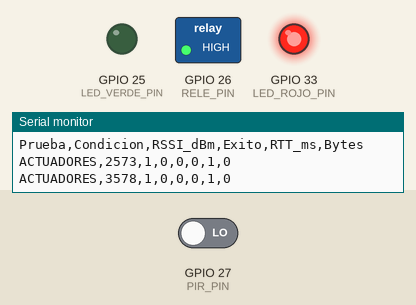
This sketch was run on a simulated ESP32. On the bench: switched loads named in the sketch (green lamp = pin HIGH), output pins drawn as LEDs (lit = HIGH), the last lines printed to the serial monitor. Inputs (shaded band) come from the test bench; at power-on: GPIO 27 (PIR_PIN) LOW. WiFi joins after 1.5 s; servers stay silent unless stated; the local clock reads 2024-03-15 10:24:30 at power-on unless the sketch sets it; no MQTT or app messages arrive unless stated.

Above: at 3.7 s.
3.8 s: GPIO 27 (PIR_PIN) driven HIGH
At 5.1 s:
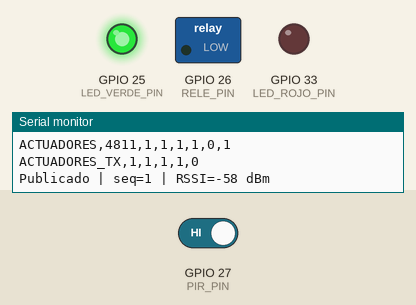
Timing chart, 0 to 6.8 s (numbered marks = the images above; inputs shaded):
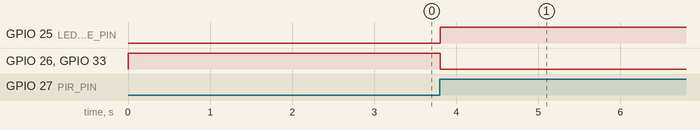

The sketch:

experiment_b_rssi.ino
```cpp
#include <WiFi.h>
// AGREGADO: RELE Y LEDS - tarea independiente del envio de datos.
#include <freertos/FreeRTOS.h>
#include <freertos/task.h>

#include <PubSubClient.h>
#include <time.h>

const char* NODE_ID = "ESP32_LUZ_01";

const int PIR_PIN = 27;

// =======================================================
// AGREGADO: RELE Y LEDS - CONFIGURACION Y CONTROL LOCAL
// Se conserva el programa original completo debajo.
// Primera nueva deteccion: rele ON, verde ON, rojo OFF.
// Siguiente nueva deteccion: rele OFF, verde OFF, rojo ON.
// Se mantiene el estado entre detecciones. Reiniciar restablece OFF.
// =======================================================

const int RELE_PIN = 26;
const int LED_VERDE_PIN = 25;
const int LED_ROJO_PIN = 33;

// true: modulo activado con LOW. false: activado con HIGH.
// Usar modulo con entrada IN compatible con logica de 3.3 V.
const bool RELE_ACTIVO_BAJO = true;
const unsigned long INTERVALO_ACTUADORES_MS = 20;

portMUX_TYPE mutexActuadores = portMUX_INITIALIZER_UNLOCKED;
int pirActuador = 0;
int releActuador = 0;
int verdeActuador = 0;
int rojoActuador = 1;
unsigned long cambiosActuador = 0;

// Instantanea que corresponde al JSON de una transmision.
int releMuestra = 0;
int verdeMuestra = 0;
int rojoMuestra = 1;

int nivelElectricoRele(int encendido) {

  if (RELE_ACTIVO_BAJO) {
    return encendido ? LOW : HIGH;
  }

  return encendido ? HIGH : LOW;
}

void leerActuadores(
  int& pir,
  int& rele,
  int& verde,
  int& rojo,
  unsigned long& cambios
) {

  // Copiar juntos los estados de la ultima actualizacion.
  portENTER_CRITICAL(&mutexActuadores);
  pir = pirActuador;
  rele = releActuador;
  verde = verdeActuador;
  rojo = rojoActuador;
  cambios = cambiosActuador;
  portEXIT_CRITICAL(&mutexActuadores);
}

void tareaActuadores(void* parametro) {

  (void)parametro;
  TickType_t ultimaEjecucion = xTaskGetTickCount();
  int releAnterior = 0;

  // AGREGADO: estado mantenido entre detecciones, mientras haya alimentacion.
  int estadoGuardado = 0;

  // Si arranca con el PIR activo, esperar a LOW antes de otra deteccion.
  int pirAnterior = digitalRead(PIR_PIN) == HIGH ? 1 : 0;
  unsigned long cambios = 0;

  for (;;) {

    int pir = digitalRead(PIR_PIN) == HIGH ? 1 : 0;
    // AGREGADO: alternar solo con una nueva deteccion (flanco 0 -> 1).
    // Un HIGH sostenido cuenta una vez; volver a LOW conserva el estado.
    if (pir == 1 && pirAnterior == 0) {
      estadoGuardado = estadoGuardado ? 0 : 1;
    }

    pirAnterior = pir;

    // El rele y ambos LED representan el estado guardado.
    int rele = estadoGuardado;
    int verde = rele;
    int rojo = rele ? 0 : 1;

    digitalWrite(RELE_PIN, nivelElectricoRele(rele));
    digitalWrite(LED_VERDE_PIN, verde ? HIGH : LOW);
    digitalWrite(LED_ROJO_PIN, rojo ? HIGH : LOW);

    if (rele != releAnterior) {
      cambios++;
      releAnterior = rele;
    }

    portENTER_CRITICAL(&mutexActuadores);
    pirActuador = pir;
    releActuador = rele;
    verdeActuador = verde;
    rojoActuador = rojo;
    cambiosActuador = cambios;
    portEXIT_CRITICAL(&mutexActuadores);

    // Esta tarea sigue funcionando durante HTTP, esperas y cortes Wi-Fi.
    // No modifica los periodos ni los contadores del experimento original.
    vTaskDelayUntil(
      &ultimaEjecucion,
      pdMS_TO_TICKS(INTERVALO_ACTUADORES_MS)
    );
  }
}

void iniciarActuadores() {

  // Estado inicial OFF; despues cada nueva deteccion alterna ON/OFF.
  digitalWrite(RELE_PIN, nivelElectricoRele(0));
  pinMode(RELE_PIN, OUTPUT);
  digitalWrite(RELE_PIN, nivelElectricoRele(0));

  pinMode(LED_VERDE_PIN, OUTPUT);
  pinMode(LED_ROJO_PIN, OUTPUT);
  digitalWrite(LED_VERDE_PIN, LOW);
  digitalWrite(LED_ROJO_PIN, HIGH);

  pinMode(PIR_PIN, INPUT);

  if (
    xTaskCreate(
      tareaActuadores,
      "rele_leds",
      2048,
      nullptr,
      2,
      nullptr
    ) != pdPASS
  ) {

    Serial.println("ERROR: no se pudo iniciar el control de rele y LEDs.");
    // Mantener OFF si no se pudo crear la tarea.
    for (;;) {
      delay(1000);
    }
  }

  Serial.println("RELE GPIO26 | VERDE GPIO25 | ROJO GPIO33");
  Serial.println("ACTUADORES,Millis,WiFi,PIR,Rele,LED_verde,LED_rojo,Cambios");
  Serial.println("ACTUADORES_TX,Secuencia,PIR,Rele,LED_verde,LED_rojo");
}

void mostrarActuadores() {

  static unsigned long ultimaImpresion = 0;
  static int releAnterior = -1;
  static int wifiAnterior = -1;

  int pir, rele, verde, rojo;
  unsigned long cambios;
  leerActuadores(pir, rele, verde, rojo, cambios);

  int wifi = WiFi.status() == WL_CONNECTED ? 1 : 0;

  if (
    rele != releAnterior ||
    wifi != wifiAnterior ||
    millis() - ultimaImpresion >= 1000
  ) {

    ultimaImpresion = millis();
    releAnterior = rele;
    wifiAnterior = wifi;

    Serial.printf(
      "ACTUADORES,%lu,%d,%d,%d,%d,%d,%lu\n",
      ultimaImpresion,
      wifi,
      pir,
      rele,
      verde,
      rojo,
      cambios
    );
  }
}

void capturarActuadoresParaJson(int& pir, int& luz) {

  unsigned long cambios;
  leerActuadores(pir, releMuestra, verdeMuestra, rojoMuestra, cambios);

  // "luz" ahora corresponde a la orden fisica del rele.
  // No es realimentacion del contacto mecanico ni de una lampara.
  luz = releMuestra;
}

void mostrarActuadoresTransmitidos(unsigned long seq, int pir) {

  Serial.printf(
    "ACTUADORES_TX,%lu,%d,%d,%d,%d\n",
    seq,
    pir,
    releMuestra,
    verdeMuestra,
    rojoMuestra
  );
}

// FIN AGREGADO: RELE Y LEDS


// =====================================================
// WIFI
// =====================================================

// Pon EXACTAMENTE el mismo nombre que ya te funcionó.
// Respeta espacios.
const char* ssid = "CONFIGURAR_EN_EQUIPO_LOCAL";
const char* password = "CONFIGURAR_EN_EQUIPO_LOCAL";

// =====================================================
// MQTT
// =====================================================

const char* MQTT_BROKER = "IP_BROKER_LOCAL";
const int MQTT_PORT = 1883;

const char* TOPIC_TELEMETRY =
  "telecom/lab1/ESP32_LUZ_01/telemetry";

const char* TOPIC_ACK =
  "telecom/lab1/ESP32_LUZ_01/ack";

// =====================================================
// EXPERIMENTO B
// =====================================================

// PRIMERA VEZ:
const char* CONDICION = "LEJOS";

// Cuando acabes las 30 de CERCA,
// cambia solamente a:
// const char* CONDICION = "LEJOS";

const int NUM_PRUEBAS = 30;
const unsigned long PERIODO_MS = 5000;
const unsigned long TIMEOUT_ACK = 3000;

// =====================================================
// OBJETOS
// =====================================================

WiFiClient wifiClient;
PubSubClient mqttClient(wifiClient);

// =====================================================
// VARIABLES
// =====================================================

int estadoPIR = 0;
int estadoLuz = 0;

unsigned long secuencia = 0;
unsigned long ultimoEnvio = 0;

int pruebas = 0;
int exitos = 0;

bool esperandoACK = false;
bool terminado = false;

unsigned long inicioACK = 0;
unsigned long seqPendiente = 0;

int rssiPendiente = 0;
int bytesPendiente = 0;

// =====================================================
// WIFI
// =====================================================

bool conectarWiFi() {

  Serial.println("Conectando Wi-Fi...");
  Serial.print("SSID: ");
  Serial.println(ssid);

  WiFi.mode(WIFI_STA);
  WiFi.begin(ssid, password);

  unsigned long inicio = millis();

  while (
    WiFi.status() != WL_CONNECTED &&
    millis() - inicio < 20000
  ) {
    Serial.print(".");
    delay(500);
  }

  Serial.println();

  if (WiFi.status() == WL_CONNECTED) {

    Serial.println("WIFI CONECTADO");

    Serial.print("IP ESP32: ");
    Serial.println(WiFi.localIP());

    Serial.print("RSSI inicial: ");
    Serial.print(WiFi.RSSI());
    Serial.println(" dBm");

    return true;
  }

  Serial.println("ERROR WIFI");
  return false;
}

// =====================================================
// TIMESTAMP
// =====================================================

unsigned long obtenerTimestamp() {

  time_t ahora;
  time(&ahora);

  if (ahora < 100000)
    return 0;

  return (unsigned long)ahora;
}

// =====================================================
// CREAR JSON
// =====================================================

String crearJson() {

  secuencia++;

  estadoPIR = digitalRead(PIR_PIN);
  estadoLuz = estadoPIR;

  // AGREGADO: RELE Y LEDS - capturar la ultima orden fisica completa.
  capturarActuadoresParaJson(estadoPIR, estadoLuz);

  String json;

  json += "{";

  json += "\"node_id\":\"";
  json += NODE_ID;
  json += "\",";

  json += "\"seq\":";
  json += secuencia;
  json += ",";

  json += "\"timestamp\":";
  json += obtenerTimestamp();
  json += ",";

  json += "\"value\":";
  json += estadoPIR;
  json += ",";

  json += "\"luz\":";
  json += estadoLuz;
  json += ",";

  json += "\"rssi\":";
  json += WiFi.RSSI();
  json += ",";

  json += "\"uptime_ms\":";
  json += millis();


  // AGREGADO: RELE Y LEDS - campos de la misma muestra del PIR.
  json += ",\"rele\":";
  json += releMuestra;
  json += ",\"led_verde\":";
  json += verdeMuestra;
  json += ",\"led_rojo\":";
  json += rojoMuestra;
  // FIN AGREGADO: RELE Y LEDS

  json += "}";

  // AGREGADO: relacionar los estados con la secuencia original.
  mostrarActuadoresTransmitidos(secuencia, estadoPIR);

  return json;
}

// =====================================================
// CALLBACK ACK
// =====================================================

void callbackMQTT(
  char* topic,
  byte* payload,
  unsigned int length
) {

  String mensaje = "";

  for (unsigned int i = 0; i < length; i++) {
    mensaje += (char)payload[i];
  }

  int pos = mensaje.indexOf("\"seq\":");

  if (pos < 0)
    return;

  unsigned long seqACK =
    mensaje.substring(pos + 6).toInt();

  if (
    esperandoACK &&
    seqACK == seqPendiente
  ) {

    unsigned long rtt =
      millis() - inicioACK;

    esperandoACK = false;
    exitos++;

    Serial.print("ACK recibido | seq=");
    Serial.print(seqACK);

    Serial.print(" | RTT=");
    Serial.print(rtt);
    Serial.println(" ms");

    // CSV
    Serial.print("CSV,");
    Serial.print(pruebas);
    Serial.print(",");
    Serial.print(CONDICION);
    Serial.print(",");
    Serial.print(rssiPendiente);
    Serial.print(",");
    Serial.print(1);
    Serial.print(",");
    Serial.print(rtt);
    Serial.print(",");
    Serial.println(bytesPendiente);

    Serial.print("Progreso: ");
    Serial.print(pruebas);
    Serial.print("/");
    Serial.println(NUM_PRUEBAS);
  }
}

// =====================================================
// MQTT
// =====================================================

bool conectarMQTT() {

  if (mqttClient.connected())
    return true;

  String clientId =
    String(NODE_ID) + "_" +
    String((uint32_t)ESP.getEfuseMac(), HEX);

  Serial.println("Conectando MQTT...");

  if (mqttClient.connect(clientId.c_str())) {

    Serial.println("MQTT CONECTADO");

    mqttClient.subscribe(TOPIC_ACK);

    return true;
  }

  Serial.print("Error MQTT: ");
  Serial.println(mqttClient.state());

  return false;
}

// =====================================================
// RESULTADO FINAL
// =====================================================

void resultadoFinal() {

  float entrega =
    ((float)exitos / NUM_PRUEBAS) * 100.0;

  int perdidos =
    NUM_PRUEBAS - exitos;

  Serial.println();
  Serial.println("==============================");
  Serial.println(" EXPERIMENTO B TERMINADO");
  Serial.println("==============================");

  Serial.print("Condicion: ");
  Serial.println(CONDICION);

  Serial.print("Enviados: ");
  Serial.println(NUM_PRUEBAS);

  Serial.print("Recibidos: ");
  Serial.println(exitos);

  Serial.print("Perdidos: ");
  Serial.println(perdidos);

  Serial.print("Entrega: ");
  Serial.print(entrega, 2);
  Serial.println(" %");

  Serial.println("==============================");
}

// =====================================================
// SETUP
// =====================================================

void setup() {

  Serial.begin(115200);

  // AGREGADO: RELE Y LEDS
  iniciarActuadores();

  delay(1000);

  pinMode(PIR_PIN, INPUT);

  Serial.println();
  Serial.println("==============================");
  Serial.println(" EXPERIMENTO B - RSSI");
  Serial.println("==============================");

  Serial.print("Condicion: ");
  Serial.println(CONDICION);

  Serial.println("30 transmisiones");
  Serial.println();

  if (!conectarWiFi())
    return;

  configTime(
    0,
    0,
    "pool.ntp.org",
    "time.nist.gov"
  );

  mqttClient.setServer(
    MQTT_BROKER,
    MQTT_PORT
  );

  mqttClient.setCallback(
    callbackMQTT
  );

  mqttClient.setBufferSize(512);

  conectarMQTT();

  Serial.println();
  Serial.println(
    "Prueba,Condicion,RSSI_dBm,Exito,RTT_ms,Bytes"
  );
}

// =====================================================
// LOOP
// =====================================================

void loop() {

  // AGREGADO: RELE Y LEDS - antes de cualquier return del loop.
  mostrarActuadores();


  if (WiFi.status() != WL_CONNECTED)
    return;

  if (!mqttClient.connected())
    conectarMQTT();

  mqttClient.loop();

  // Timeout
  if (
    esperandoACK &&
    millis() - inicioACK >= TIMEOUT_ACK
  ) {

    esperandoACK = false;

    Serial.print("TIMEOUT seq=");
    Serial.println(seqPendiente);

    Serial.print("CSV,");
    Serial.print(pruebas);
    Serial.print(",");
    Serial.print(CONDICION);
    Serial.print(",");
    Serial.print(rssiPendiente);
    Serial.print(",");
    Serial.print(0);
    Serial.print(",");
    Serial.print(-1);
    Serial.print(",");
    Serial.println(bytesPendiente);

    Serial.print("Progreso: ");
    Serial.print(pruebas);
    Serial.print("/");
    Serial.println(NUM_PRUEBAS);
  }

  // Enviar
  if (
    !terminado &&
    !esperandoACK &&
    pruebas < NUM_PRUEBAS &&
    millis() - ultimoEnvio >= PERIODO_MS
  ) {

    ultimoEnvio = millis();

    String mensaje =
      crearJson();

    rssiPendiente =
      WiFi.RSSI();

    bytesPendiente =
      mensaje.length();

    seqPendiente =
      secuencia;

    inicioACK =
      millis();

    bool enviado =
      mqttClient.publish(
        TOPIC_TELEMETRY,
        mensaje.c_str()
      );

    pruebas++;

    if (enviado) {

      esperandoACK = true;

      Serial.print("Publicado | seq=");
      Serial.print(seqPendiente);

      Serial.print(" | RSSI=");
      Serial.print(rssiPendiente);

      Serial.println(" dBm");

    } else {

      esperandoACK = false;

      Serial.print("CSV,");
      Serial.print(pruebas);
      Serial.print(",");
      Serial.print(CONDICION);
      Serial.print(",");
      Serial.print(rssiPendiente);
      Serial.print(",");
      Serial.print(0);
      Serial.print(",");
      Serial.print(-1);
      Serial.print(",");
      Serial.println(bytesPendiente);
    }
  }

  // Final
  if (
    !terminado &&
    pruebas >= NUM_PRUEBAS &&
    !esperandoACK
  ) {

    terminado = true;

    resultadoFinal();
  }

  delay(10);
}
```

Measured:
- after the input at 3.8 s, GPIO 25 (LED_VERDE_PIN): LOW → HIGH at once; GPIO 26 (RELE_PIN), GPIO 33 (LED_ROJO_PIN): HIGH → LOW at once
